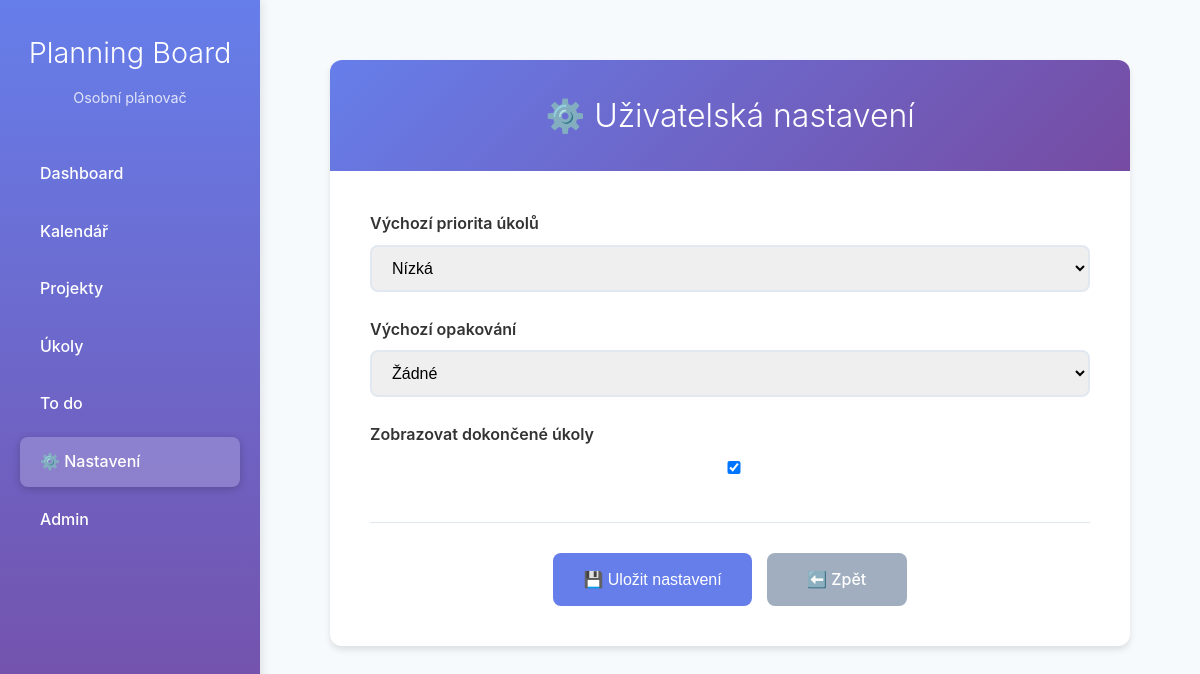
The page /tasks/settings/ (signed in) on the database its author committed.
### tasks/models.py (models this page shows, shortened)
class UserSettings(models.Model):
    user = models.OneToOneField(User, on_delete=models.CASCADE)
    default_priority = models.IntegerField(choices=Task.PRIORITY_CHOICES, default=Task.PRIORITY_MEDIUM)
    default_recurrence = models.CharField(max_length=10, choices=Task.RECURRENCE_CHOICES, default=Task.RECURRENCE_NONE)
    show_completed_tasks = models.BooleanField(default=True)

### tasks/views.py (the view)
# urls.py: path("settings/", views.user_settings, name="user_settings"),
@login_required
def user_settings(request):
    settings, _ = UserSettings.objects.get_or_create(user=request.user)
    if request.method == "POST":
        form = UserSettingsForm(request.POST, instance=settings)
        if form.is_valid():
            form.save()
            return redirect("tasks:user_settings")
    else:
        form = UserSettingsForm(instance=settings)
    return render(request, "tasks/user_settings.html", {"form": form})

### tasks/forms.py
class UserSettingsForm(forms.ModelForm):
    class Meta:
        model = UserSettings
        fields = ["default_priority", "default_recurrence", "show_completed_tasks"]

### tasks/templates/tasks/user_settings.html (shortened to what this page needs)
{% extends "base.html" %}
{% block content %}
<div class="settings-container">
    <div class="settings-header">
        <h1>⚙️ Uživatelská nastavení</h1>
    </div>
    <div class="settings-body">
        <form method="post">
            <div class="form-group">
                <label for="id_default_priority">Výchozí priorita úkolů</label>
                {{ form.default_priority }}
            </div>
            <div class="form-group">
                <label for="id_default_recurrence">Výchozí opakování</label>
                {{ form.default_recurrence }}
            </div>
            <div class="form-group">
                <label for="id_show_completed_tasks">Zobrazovat dokončené úkoly</label>
                {{ form.show_completed_tasks }}
            </div>
            <div class="action-buttons">
                <button type="submit" class="btn btn-primary">💾 Uložit nastavení</button>
                <a href="{% url 'tasks:dashboard' %}" class="btn btn-secondary">⬅️ Zpět</a>
            </div>
        </form>
    </div>
</div>
{% endblock %}

### tasks/static/tasks/style.css (style rules this page uses)
body { margin: 0; font-family: Arial, sans-serif; }
.btn-primary { background-color: #4CAF50; color: white; }
.btn-secondary { background-color: #ddd; }

### templates/base.html (style rules this page uses)
* { box-sizing: border-box; }
body { margin: 0; font-family: -apple-system, BlinkMacSystemFont, 'Segoe UI', Roboto, 'Helvetica Neue', Arial, sans-serif; background: #f7fafc; color: #333; line-height: 1.6; }

### tasks/templates/tasks/user_settings.html (style rules this page uses)
.settings-container { max-width: 800px; margin: 30px auto; background: white; border-radius: 12px; box-shadow: 0 4px 6px rgba(0,0,0,0.1); overflow: hidden; }
.settings-header { background: linear-gradient(135deg, #667eea 0%, #764ba2 100%); color: white; padding: 30px; text-align: center; }
.settings-header h1 { margin: 0; font-size: 2em; font-weight: 300; }
.settings-body { padding: 40px; }
.form-group { margin-bottom: 25px; }
.form-group label { display: block; margin-bottom: 8px; font-weight: 600; color: #333; font-size: 1em; }
.form-group select, .form-group input { width: 100%; padding: 12px 16px; border: 2px solid #e2e8f0; border-radius: 8px; font-size: 1em; transition: border-color 0.2s; box-sizing: border-box; }
.action-buttons { display: flex; gap: 15px; justify-content: center; margin-top: 40px; padding-top: 30px; border-top: 1px solid #e2e8f0; }
.btn { padding: 14px 30px; border: none; border-radius: 8px; cursor: pointer; text-decoration: none; display: inline-block; font-weight: 500; transition: all 0.2s; font-size: 1em; min-width: 140px; text-align: center; }
.btn-primary { background: #667eea; color: white; }
.btn-secondary { background: #a0aec0; color: white; }

### rows shown on the page
UserSettings: default_priority "Nízká", default_recurrence "Žádné", show_completed_tasks "☑"
